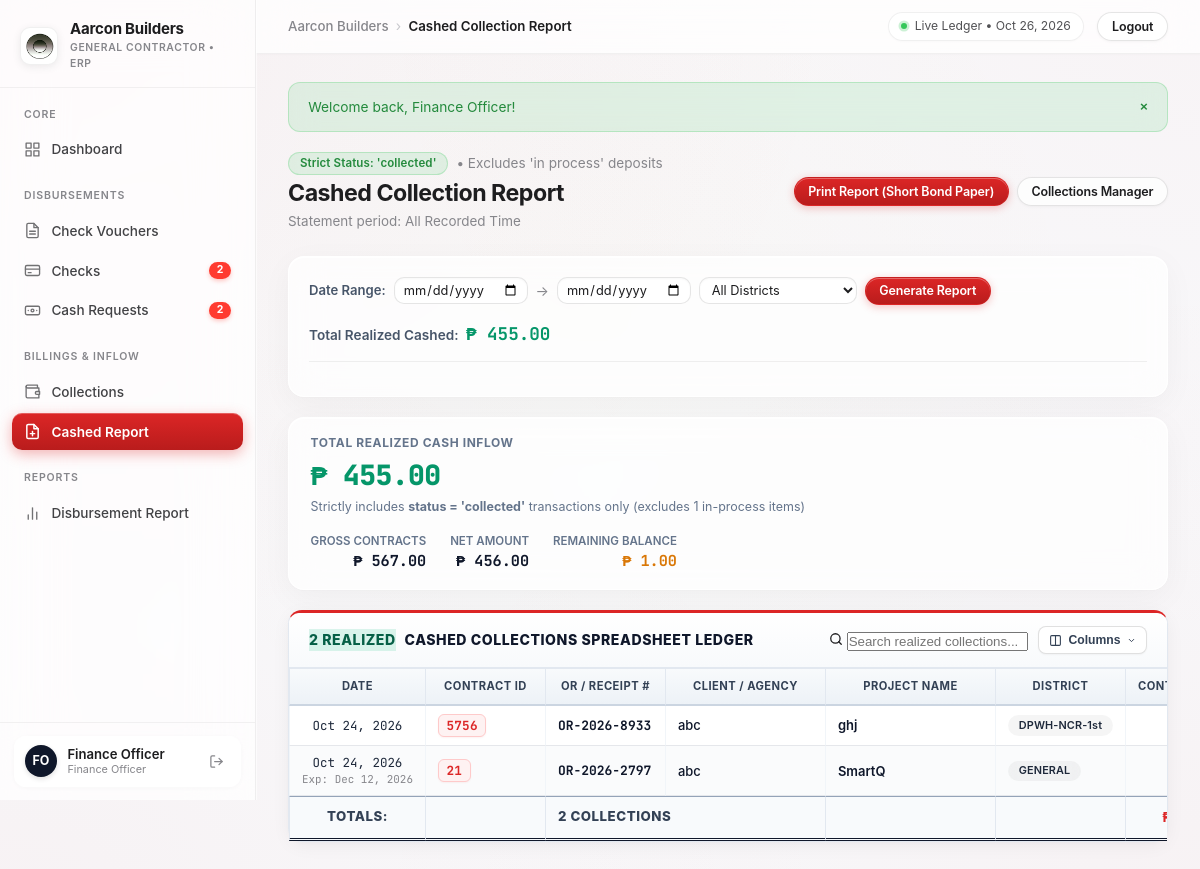
/collection_report.php (signed in), run on the app's committed database.
### tables this page shows
CREATE TABLE collections (
    id INTEGER PRIMARY KEY AUTOINCREMENT,
    receipt_no VARCHAR(100) NOT NULL UNIQUE,
    client_name VARCHAR(255) NOT NULL,
    project_name VARCHAR(255) NOT NULL,
    amount DECIMAL(12, 2) NOT NULL,
    payment_method VARCHAR(50) NOT NULL, -- 'Cash', 'Bank Deposit', 'Incoming Check', 'Online Transfer'
    collection_date DATE NOT NULL,
    reference_no VARCHAR(100) DEFAULT '',
    received_by VARCHAR(100) DEFAULT 'Main Cashier',
    notes TEXT DEFAULT '',
    created_at DATETIME DEFAULT CURRENT_TIMESTAMP
, project_district VARCHAR(100) DEFAULT '', contract_amount DECIMAL(12, 2) DEFAULT 0, tax_amount DECIMAL(12, 2) DEFAULT 0, tax_rate DECIMAL(5, 2) DEFAULT 0, percentage_collected DECIMAL(5, 2) DEFAULT 0, balance_collectible DECIMAL(12, 2) DEFAULT 0, status VARCHAR(50) DEFAULT 'collected', custom_fields TEXT DEFAULT '{}', contract_id VARCHAR(100) DEFAULT '', net_amount DECIMAL(12, 2) DEFAULT 0, expected_collection_date DATE DEFAULT NULL, deduction DECIMAL(12, 2) DEFAULT 0, net_collections DECIMAL(12, 2) DEFAULT 0, billing_on_process DECIMAL(12, 2) DEFAULT 0);

### config/config.php (called while the page is built, shortened)
<?php
function get_currency_symbol() {
    if (function_exists('get_system_setting')) {
        $val = get_system_setting('currency_symbol');
        if (!empty($val)) return $val;
    }
    return CURRENCY_SYMBOL;
}
function get_app_name() {
    if (function_exists('get_system_setting')) {
        $val = get_system_setting('company_name');
        if (!empty($val)) return $val;
    }
    return APP_NAME;
}
function format_money($amount) {
    return get_currency_symbol() . ' ' . number_format((float)$amount, 2);
}
function format_date($dateStr, $format = 'M d, Y') {
    $time = strtotime($dateStr);
    return $time ? date($format, $time) : $dateStr;
}
function e($string) {
    return htmlspecialchars($string ?? '', ENT_QUOTES, 'UTF-8');
}
function compute_balance_collectible(float $netAmount, float $amountCollected): float {
    return max(0, $netAmount - $amountCollected);
}
require_once __DIR__ . '/../includes/auth.php';

### includes/auth.php (called while the page is built, shortened)
<?php
require_once __DIR__ . '/../config/config.php';
function get_system_setting(string $key, string $default = ''): string {
    static $settingsCache = null;
    if ($settingsCache === null) {
        $settingsCache = [];
        try {
            $db = get_db();
            $rows = $db->query('SELECT setting_key, setting_value FROM system_settings')->fetchAll();
            foreach ($rows as $r) {
                $settingsCache[$r['setting_key']] = $r['setting_value'];
            }
        } catch (Exception $e) {
        }
    }
    return $settingsCache[$key] ?? $default;
}

### collection_report.php (the view, shortened to what this page needs)
<?php
require_once __DIR__ . '/config/config.php';
require_once __DIR__ . '/includes/header.php';
$db = get_db();
$startDate = $_GET['start_date'] ?? '';
$endDate   = $_GET['end_date'] ?? '';
$where = "WHERE status = 'collected'";
$params = [];
$stmt = $db->prepare("SELECT * FROM collections {$where} ORDER BY collection_date ASC, id ASC");
$stmt->execute($params);
$cashedCollections = $stmt->fetchAll();
$totalCashedInflow = 0;
$totalContract = 0;
$totalNet = 0;
$totalBalance = 0;
foreach ($cashedCollections as $c) {
    $amt = (float)$c['amount'];
    $contract = (float)$c['contract_amount'];
    $net = (float)($c['net_amount'] > 0 ? $c['net_amount'] : ($amt > 0 ? $amt : $contract));
    $bal = compute_balance_collectible($net, $amt);
    $totalCashedInflow += $amt;
    $totalContract += $contract;
    $totalNet += $net;
    $totalBalance += $bal;
}
$periodLabel = (!empty($startDate) && !empty($endDate))
    ? date('M d, Y', strtotime($startDate)) . ' to ' . date('M d, Y', strtotime($endDate))
    : 'All Recorded Time';
?>
<div class="page-header no-print">
    <div>
        <div style="display: flex; align-items: center; gap: 0.5rem; margin-bottom: 0.25rem;">
            <span class="badge badge-collected">Strict Status: 'collected'</span>
            <span style="font-size: 0.85rem; color: var(--text-muted);">&bull; Excludes 'in process' deposits</span>
        </div>
        <h1 class="page-title">Cashed Collection Report</h1>
        <p class="page-subtitle">Statement period: <?= e($periodLabel) ?></p>
    </div>
    <div style="display: flex; gap: 0.5rem; align-items: center; flex-wrap: wrap;">
        <button class="btn btn-primary btn-sm" onclick="window.print();">Print Report (Short Bond Paper)</button>
        <a href="collections.php" class="btn btn-outline btn-sm">Collections Manager</a>
    </div>
</div>
<div class="no-print" style="margin-bottom: 1.25rem; padding: 1.25rem; background: var(--glass-bg, rgba(255, 255, 255, 0.75)); backdrop-filter: blur(16px); -webkit-backdrop-filter: blur(16px); border: 1px solid var(--glass-border, rgba(255, 255, 255, 0.5)); border-radius: var(--radius-lg, 14px); box-shadow: var(--glass-shadow, 0 4px 20px rgba(0,0,0,0.03));">
    <form action="collection_report.php" method="GET" style="display: flex; justify-content: space-between; align-items: center; flex-wrap: wrap; gap: 1rem; margin-bottom: 0.85rem; border-bottom: 1px solid rgba(0,0,0,0.06); padding-bottom: 0.85rem;">
        <div style="display: flex; align-items: center; gap: 0.5rem; flex-wrap: wrap;">
            <span style="font-weight: 600; font-size: 0.82rem; color: #475569;">Date Range:</span>
            <input type="date" name="start_date" class="form-control" style="width: auto; padding: 0.25rem 0.5rem; font-size: 0.8rem;" value="<?= e($startDate) ?>" placeholder="Start Date">
            <span style="color: var(--text-muted);">&rarr;</span>
            <input type="date" name="end_date" class="form-control" style="width: auto; padding: 0.25rem 0.5rem; font-size: 0.8rem;" value="<?= e($endDate) ?>" placeholder="End Date">
            <select name="district" class="form-control" style="width: auto; padding: 0.25rem 0.5rem; font-size: 0.8rem;">
                <option value="all">All Districts</option>
            </select>
            <button type="submit" class="btn btn-primary btn-sm">Generate Report</button>
        </div>
        <div style="font-size: 0.85rem; font-weight: 600; color: #475569;">
            Total Realized Cashed: <strong class="excel-mono" style="color: #059669; font-size: 1.1rem; margin-left: 4px;"><?= format_money($totalCashedInflow) ?></strong>
        </div>
    </form>
</div>
<div>
    <div class="no-print" style="display: flex; justify-content: space-between; align-items: center; background: var(--glass-bg, rgba(255, 255, 255, 0.75)); backdrop-filter: blur(16px); -webkit-backdrop-filter: blur(16px); border-radius: var(--radius-lg, 14px); padding: 1rem 1.35rem; margin-bottom: 1.25rem; border: 1px solid var(--glass-border, rgba(255, 255, 255, 0.5)); box-shadow: var(--glass-shadow, 0 4px 20px rgba(0,0,0,0.03)); flex-wrap: wrap; gap: 1rem;">
        <div>
            <div style="font-size: 0.75rem; font-weight: 700; text-transform: uppercase; letter-spacing: 0.05em; color: #64748b;">Total Realized Cash Inflow</div>
            <div class="excel-mono" style="font-size: 1.75rem; font-weight: 800; color: #059669; letter-spacing: -0.02em; margin-top: 0.15rem;">
                <?= format_money($totalCashedInflow) ?>
            </div>
            <div style="font-size: 0.78rem; color: #64748b; margin-top: 0.15rem;">
                Strictly includes <strong>status = 'collected'</strong> transactions only (excludes <?= (int)$db->query("SELECT COUNT(*) FROM collections WHERE status = 'in process'")->fetchColumn() ?> in-process items)
            </div>
        </div>
        <div style="display: flex; gap: 1.5rem; text-align: right; font-size: 0.82rem; flex-wrap: wrap;">
            <div class="col-toggle-contract">
                <span style="display: block; font-size: 0.72rem; color: #64748b; font-weight: 600; text-transform: uppercase;">Gross Contracts</span>
                <strong class="excel-mono" style="font-size: 0.95rem; color: #0f172a;"><?= format_money($totalContract) ?></strong>
            </div>
            <div class="col-toggle-net">
                <span style="display: block; font-size: 0.72rem; color: #64748b; font-weight: 600; text-transform: uppercase;">Net Amount</span>
                <strong class="excel-mono" style="color: #0f172a; font-size: 0.95rem;"><?= format_money($totalNet) ?></strong>
            </div>
            <div class="col-toggle-balance">
                <span style="display: block; font-size: 0.72rem; color: #64748b; font-weight: 600; text-transform: uppercase;">Remaining Balance</span>
                <strong class="excel-mono" style="color: #d97706; font-size: 0.95rem;"><?= format_money($totalBalance) ?></strong>
            </div>
        </div>
    </div>
    <div class="excel-sheet-card">
        <div class="excel-sheet-header no-print">
            <div class="excel-sheet-title">
                <span class="excel-sheet-badge" style="background: rgba(16, 185, 129, 0.15); color: #065f46; border-color: rgba(16, 185, 129, 0.3);"><?= count($cashedCollections) ?> REALIZED</span>
                <span>Cashed Collections Spreadsheet Ledger</span>
            </div>
            <div style="display: flex; align-items: center; gap: 0.65rem; flex-wrap: wrap;">
                <div class="excel-search-box">
                    <svg width="14" height="14" viewBox="0 0 24 24" fill="none" stroke="currentColor" stroke-width="2.2" stroke-linecap="round" stroke-linejoin="round"><circle cx="11" cy="11" r="8"></circle><line x1="21" y1="21" x2="16.65" y2="16.65"></line></svg>
                    <input type="text" placeholder="Search realized collections..." data-table-search="#cashedCollectionsTable">
                </div>
                <div class="col-picker-dropdown">
                    <button type="button" class="btn-col-picker" title="Toggle Columns">
                        <svg width="13" height="13" viewBox="0 0 24 24" fill="none" stroke="currentColor" stroke-width="2" stroke-linecap="round" stroke-linejoin="round">
                            <rect x="3" y="3" width="18" height="18" rx="2" ry="2"></rect>
                            <line x1="12" y1="3" x2="12" y2="21"></line>
                        </svg>
                        <span>Columns</span>
                        <svg class="picker-caret" width="9" height="9" viewBox="0 0 24 24" fill="none" stroke="currentColor" stroke-width="2.5" stroke-linecap="round" stroke-linejoin="round"><polyline points="6 9 12 15 18 9"></polyline></svg>
                    </button>
                </div>
            </div>
        </div>
        <div>
            <?php if (empty($cashedCollections)): ?>
                <div class="empty-state">
                    No cashed collections found for the specified period.
                </div>
            <?php else: ?>
                <div class="table-responsive">
                    <table class="excel-table" id="cashedCollectionsTable">
                        <thead>
                            <tr>
                                <th style="min-width: 95px; text-align: center;">DATE</th>
                                <th class="col-toggle-contractid" style="min-width: 120px;">CONTRACT ID</th>
                                <th style="min-width: 120px;">OR / RECEIPT #</th>
                                <th class="col-toggle-client" style="min-width: 160px;">CLIENT / AGENCY</th>
                                <th style="min-width: 170px;">PROJECT NAME</th>
                                <th class="col-toggle-district" style="min-width: 90px;">DISTRICT</th>
                                <th class="col-toggle-contract" style="min-width: 110px; text-align: right;">CONTRACT AMT</th>
                            </tr>
                        </thead>
                        <tbody>
                            <?php foreach ($cashedCollections as $c): ?>
                                <?php
                                    $cContract = (float)$c['contract_amount'];
                                ?>
                                <tr>
                                    <td style="text-align: center; font-size: 0.78rem;" class="excel-mono">
                                        <div><?= format_date($c['collection_date']) ?></div>
                                        <?php if (!empty($c['expected_collection_date'])): ?>
                                            <div style="font-size: 0.68rem; color: var(--text-muted);" title="Expected Date of Collection">
                                                Exp: <?= format_date($c['expected_collection_date']) ?>
                                            </div>
                                        <?php endif; ?>
                                    </td>
                                    <td class="col-toggle-contractid">
                                        <span class="voucher-code-badge"><?= e($c['contract_id'] ?? '') ?: '&mdash;' ?></span>
                                    </td>
                                    <td>
                                        <span class="excel-mono" style="font-weight: 700; color: #0f172a;"><?= e($c['receipt_no']) ?></span>
                                    </td>
                                    <td class="col-toggle-client" style="font-weight: 500; color: #0f172a;"><?= e($c['client_name']) ?></td>
                                    <td style="font-weight: 600; color: #0f172a;"><?= e($c['project_name']) ?></td>
                                    <td class="col-toggle-district">
                                        <span class="badge" style="background: rgba(0, 0, 0, 0.04); font-size: 0.68rem;"><?= e($c['project_district']) ?: 'General' ?></span>
                                    </td>
                                    <td class="col-toggle-contract excel-num"><?= format_money($cContract) ?></td>
                                </tr>
                            <?php endforeach; ?>
                        </tbody>
                        <tfoot>
                            <tr>
                                <th style="text-align: center;">TOTALS:</th>
                                <th class="col-toggle-contractid"></th>
                                <th colspan="2" class="col-toggle-client" style="text-align: left; text-transform: uppercase;"><?= count($cashedCollections) ?> collections</th>
                                <th></th>
                                <th class="col-toggle-district"></th>
                                <th class="col-toggle-contract excel-num"><?= format_money($totalContract) ?></th>
                            </tr>
                        </tfoot>
                    </table>
                </div>
            <?php endif; ?>
        </div>
    </div>
</div>
<?php require_once __DIR__ . '/includes/footer.php'; ?>

### data on the page
collections: collection_date "Oct 24, 2026", contract "5756", receipt_no "OR-2026-8933", client_name "abc", project_name "ghj", project_district "DPWH-NCR-1st"
collections: collection_date "Oct 24, 2026", expected_collection_date "Dec 12, 2026", contract "21", receipt_no "OR-2026-2797", client_name "abc", project_name "SmartQ", project_district "GENERAL"

### other printed values
$dynamicAppName "Aarcon Builders"
$pendingChecksCount "2"
$pendingCashCount "2"
$userInitials "FO"
$currentUser['full_name'] "Finance Officer"
get_user_role_label($currentUser['role']) "Finance Officer"
$pageTitle "Cashed Collection Report"
$flash['message'] "Welcome back, Finance Officer!"
$periodLabel "All Recorded Time"
format_money($totalCashedInflow) "₱ 455.00"
format_money($totalContract) "₱ 567.00"
format_money($totalNet) "₱ 456.00"
format_money($totalBalance) "₱ 1.00"
count($cashedCollections) "2"
